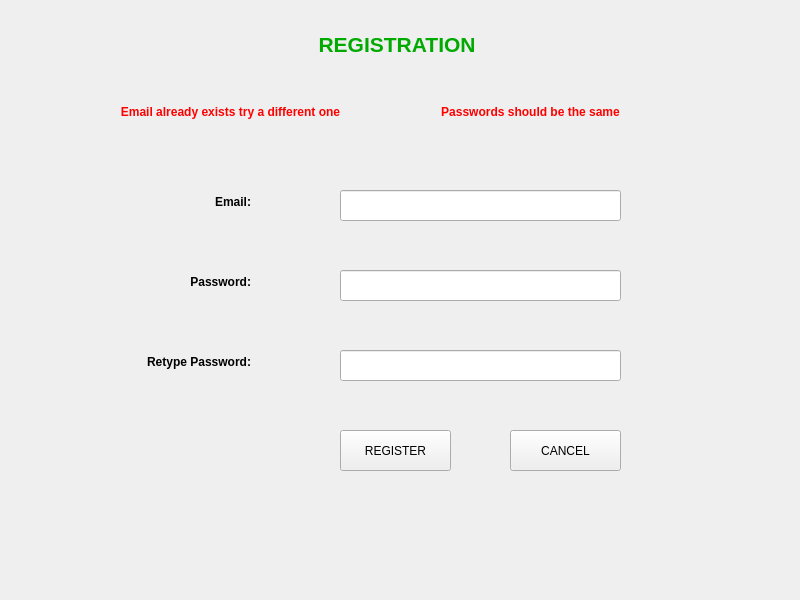
<?xml version="1.0" encoding="UTF-8"?>
<ui version="4.0">
 <class>Form</class>
 <widget class="QWidget" name="Form">
  <property name="geometry">
   <rect>
    <x>0</x>
    <y>0</y>
    <width>800</width>
    <height>600</height>
   </rect>
  </property>
  <property name="windowTitle">
   <string>Form</string>
  </property>
  <widget class="QLabel" name="label">
   <property name="geometry">
    <rect>
     <x>200</x>
     <y>20</y>
     <width>400</width>
     <height>50</height>
    </rect>
   </property>
   <property name="text">
    <string>&lt;html&gt;&lt;head/&gt;&lt;body&gt;&lt;p align=&quot;center&quot;&gt;&lt;span style=&quot; font-size:16pt; font-weight:600; color:#00aa00;&quot;&gt;REGISTRATION &lt;/span&gt;&lt;/p&gt;&lt;/body&gt;&lt;/html&gt;</string>
   </property>
   <property name="alignment">
    <set>Qt::AlignCenter</set>
   </property>
   <property name="margin">
    <number>5</number>
   </property>
  </widget>
  <widget class="QLabel" name="emailerror">
   <property name="geometry">
    <rect>
     <x>100</x>
     <y>100</y>
     <width>261</width>
     <height>25</height>
    </rect>
   </property>
   <property name="text">
    <string>&lt;html&gt;&lt;head/&gt;&lt;body&gt;&lt;p align=&quot;center&quot;&gt;&lt;span style=&quot; font-weight:600; color:#ff0000;&quot;&gt;Email already exists try a different one&lt;/span&gt;&lt;/p&gt;&lt;/body&gt;&lt;/html&gt;</string>
   </property>
  </widget>
  <widget class="QLabel" name="pswderror">
   <property name="geometry">
    <rect>
     <x>400</x>
     <y>100</y>
     <width>261</width>
     <height>25</height>
    </rect>
   </property>
   <property name="text">
    <string>&lt;html&gt;&lt;head/&gt;&lt;body&gt;&lt;p align=&quot;center&quot;&gt;&lt;span style=&quot; font-weight:600; color:#ff0000;&quot;&gt;Passwords should be the same&lt;/span&gt;&lt;/p&gt;&lt;/body&gt;&lt;/html&gt;</string>
   </property>
  </widget>
  <widget class="QLabel" name="emaillable">
   <property name="geometry">
    <rect>
     <x>120</x>
     <y>190</y>
     <width>131</width>
     <height>25</height>
    </rect>
   </property>
   <property name="text">
    <string>&lt;html&gt;&lt;head/&gt;&lt;body&gt;&lt;p align=&quot;right&quot;&gt;&lt;span style=&quot; font-size:9pt; font-weight:600; color:#000000;&quot;&gt;Email:&lt;/span&gt;&lt;/p&gt;&lt;/body&gt;&lt;/html&gt;</string>
   </property>
  </widget>
  <widget class="QLabel" name="passwdlabel">
   <property name="geometry">
    <rect>
     <x>120</x>
     <y>270</y>
     <width>131</width>
     <height>25</height>
    </rect>
   </property>
   <property name="text">
    <string>&lt;html&gt;&lt;head/&gt;&lt;body&gt;&lt;p align=&quot;right&quot;&gt;&lt;span style=&quot; font-size:9pt; font-weight:600;&quot;&gt;Password:&lt;/span&gt;&lt;/p&gt;&lt;/body&gt;&lt;/html&gt;</string>
   </property>
  </widget>
  <widget class="QLabel" name="repasswdlabel">
   <property name="geometry">
    <rect>
     <x>120</x>
     <y>350</y>
     <width>131</width>
     <height>25</height>
    </rect>
   </property>
   <property name="text">
    <string>&lt;html&gt;&lt;head/&gt;&lt;body&gt;&lt;p align=&quot;right&quot;&gt;&lt;span style=&quot; font-size:9pt; font-weight:600; color:#000000;&quot;&gt;Retype Password:&lt;/span&gt;&lt;/p&gt;&lt;/body&gt;&lt;/html&gt;</string>
   </property>
  </widget>
  <widget class="QLineEdit" name="emailinputr">
   <property name="geometry">
    <rect>
     <x>340</x>
     <y>190</y>
     <width>281</width>
     <height>31</height>
    </rect>
   </property>
  </widget>
  <widget class="QLineEdit" name="pswdr">
   <property name="geometry">
    <rect>
     <x>340</x>
     <y>270</y>
     <width>281</width>
     <height>31</height>
    </rect>
   </property>
  </widget>
  <widget class="QLineEdit" name="repswdr">
   <property name="geometry">
    <rect>
     <x>340</x>
     <y>350</y>
     <width>281</width>
     <height>31</height>
    </rect>
   </property>
  </widget>
  <widget class="QPushButton" name="regbtn">
   <property name="enabled">
    <bool>true</bool>
   </property>
   <property name="geometry">
    <rect>
     <x>340</x>
     <y>430</y>
     <width>111</width>
     <height>41</height>
    </rect>
   </property>
   <property name="cursor">
    <cursorShape>PointingHandCursor</cursorShape>
   </property>
   <property name="text">
    <string>REGISTER</string>
   </property>
   <property name="checkable">
    <bool>false</bool>
   </property>
  </widget>
  <widget class="QPushButton" name="cancelbtn">
   <property name="geometry">
    <rect>
     <x>510</x>
     <y>430</y>
     <width>111</width>
     <height>41</height>
    </rect>
   </property>
   <property name="text">
    <string>CANCEL</string>
   </property>
  </widget>
 </widget>
 <resources/>
 <connections/>
</ui>
